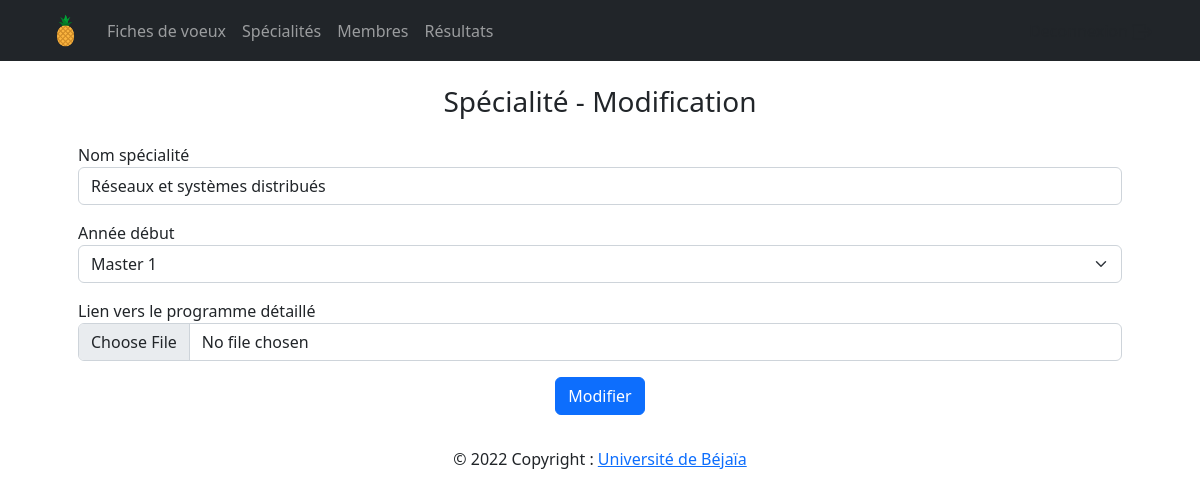
Page /dashboard/specialites/edit.php?id=7 (signed in) on the committed database.
### tables this page shows
CREATE TABLE Specialite (
	idSpecialite int NOT NULL AUTO_INCREMENT,
	nomSpecialite varchar(100) NOT NULL,
	anneeDebut int,
	programme varchar(255),
	
	CONSTRAINT pk_specialite PRIMARY KEY (idSpecialite),
	CONSTRAINT fk_specialite_Voeux FOREIGN KEY(anneeDebut) REFERENCES AnneeEtud(idAnneeEtud) ON DELETE SET NULL ON UPDATE CASCADE
	);

### queries/specialite.php (called while the page is built, shortened)
<?php
    include_once __DIR__.'/../Model/connexionBDD.php';
function getSpecialiteById($id) {
    global $bdd;
    try {
        $request = $bdd->prepare("SELECT * FROM Specialite WHERE idSpecialite=?");
        $request->execute(array($id));
        $result = $request->fetch(PDO::FETCH_OBJ);
        return $result;
    } catch (PDOException $e) {
        echo $e;
    }
}
?>

### dashboard/specialites/edit.php (the view, shortened to what this page needs)
<?php
include_once '../../View/header.php';
include_once '../../Controller/specialites.php';
if (isset($_GET['id'])) {
    $id = (int)$_GET['id'];
    $specia = getSpecialiteById($id);
    $champNomSpecia = $specia->nomSpecialite ;
    $champAnnee = $specia->anneeDebut;
    $champProgramme = $specia->programme;
}
?>
<div class="container p-3 mt-2 text-center">
    <h3 class="titrePage">Spécialité - Modification</h3>
</div>
<div class="container mx-auto px-5">
    <form method="POST" action="edit.php?id=<?= $id ?>">
        <div class="form-group mb-3">
            <label class="myLabel" for="addNomSpecia">Nom spécialité</label>
            <input class="form-control" type="text" name="addNomSpecia" id="addNomSpecia" placeholder="Nom spécialité" required value="<?= $champNomSpecia?>" )>
        </div>
        <div class="form-group mb-3">
            <label class="myLabel" for="addAnneeSpecia">Année début</label>
            <select class="form-select" aria-label="Etat" id="addAnneeSpecia" name="addAnneeSpecia" required>
                <option value="4" <?php if($champAnnee==4) echo "selected"?>>Master 1</option>
            </select>
        </div>
        <div class="form-group mb-3">
            <label class="myLabel" for="addProgramme">Lien vers le programme détaillé</label>
            <input class="form-control" type="file" name="addProgramme" id="addProgramme" placeholder="Programme" autocomplete="off" value="<?= htmlentities($champProgramme) ?>">
        </div>
        <div class="form-group mb-3 text-center">
            <button class="btn btn-primary" type="submit">Modifier</button>
        </div>
    </form>
</div>
<?php
include_once '../../View/footer.php';
?>

### rows in the picture
specialite: addNomSpecia "Réseaux et systèmes distribués", addAnneeSpecia "Master 1"
